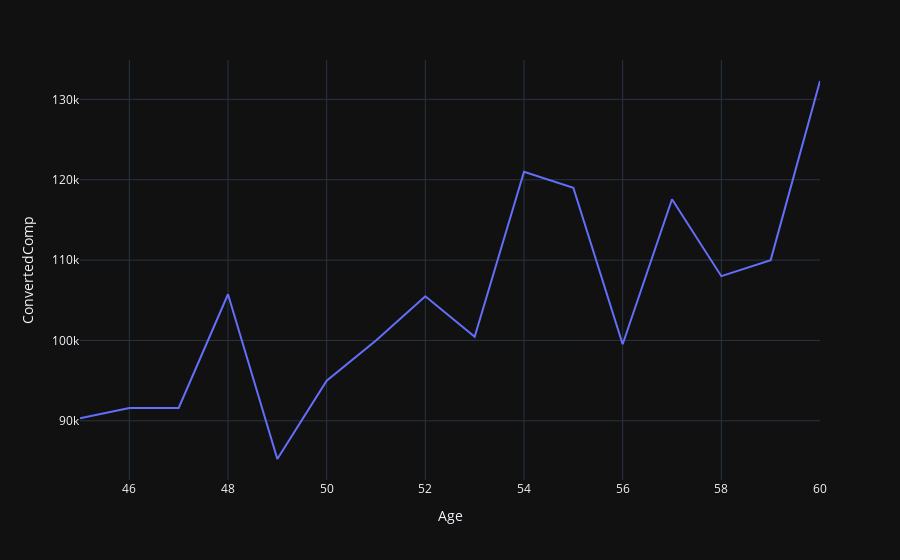

Notebook source saved alongside this figure:
### Code cell
fig = px.line(df2,x='Age',y='ConvertedComp')
fig.layout.template="plotly_dark"
fig.show()

### Figure 1 — Plotly figure (JSON) as saved in the notebook; plotly's stock layout.template omitted (floating-point values rounded to 4 significant figures)
{"data": [{"hovertemplate": "Age=%{x}<br>ConvertedComp=%{y}<extra></extra>", "legendgroup": "", "line": {"color": "#636efa", "dash": "solid"}, "marker": {"symbol": "circle"}, "mode": "lines", "name": "", "orientation": "v", "showlegend": false, "type": "scatter", "x": [45, 46, 47, 48, 49, 50, 51, 52, 53, 54, 55, 56, 57, 58, 59, 60], "xaxis": "x", "y": [90330, 91593, 91606, 105750, 85248, 95000, 100000, 105500, 100463, 121000, 119000, 99530.0, 117578, 108000, 110000, 132300.0], "yaxis": "y"}], "layout": {"legend": {"tracegroupgap": 0}, "margin": {"t": 60}, "xaxis": {"anchor": "y", "domain": [0, 1], "title": {"text": "Age"}}, "yaxis": {"anchor": "x", "domain": [0, 1], "title": {"text": "ConvertedComp"}}}}
